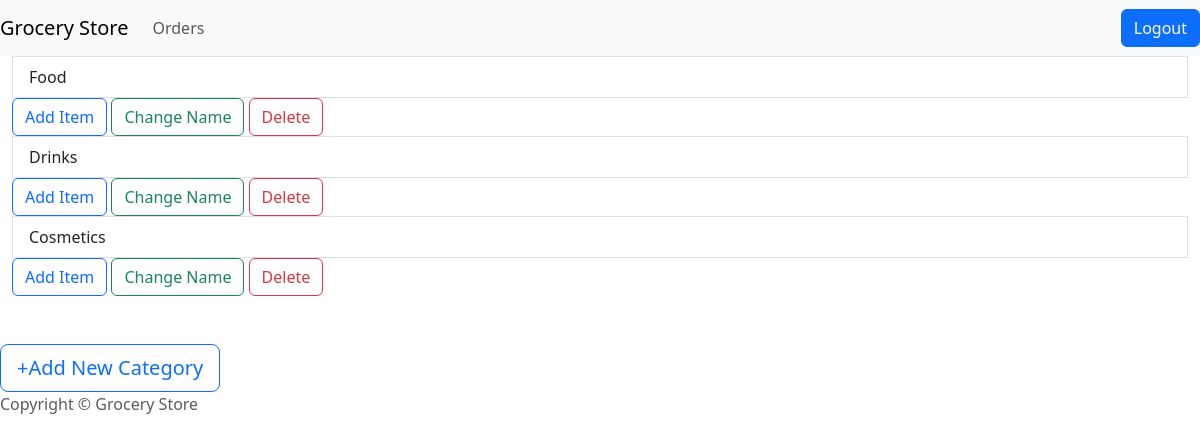
Page /aview (signed in) on the earlier database version.
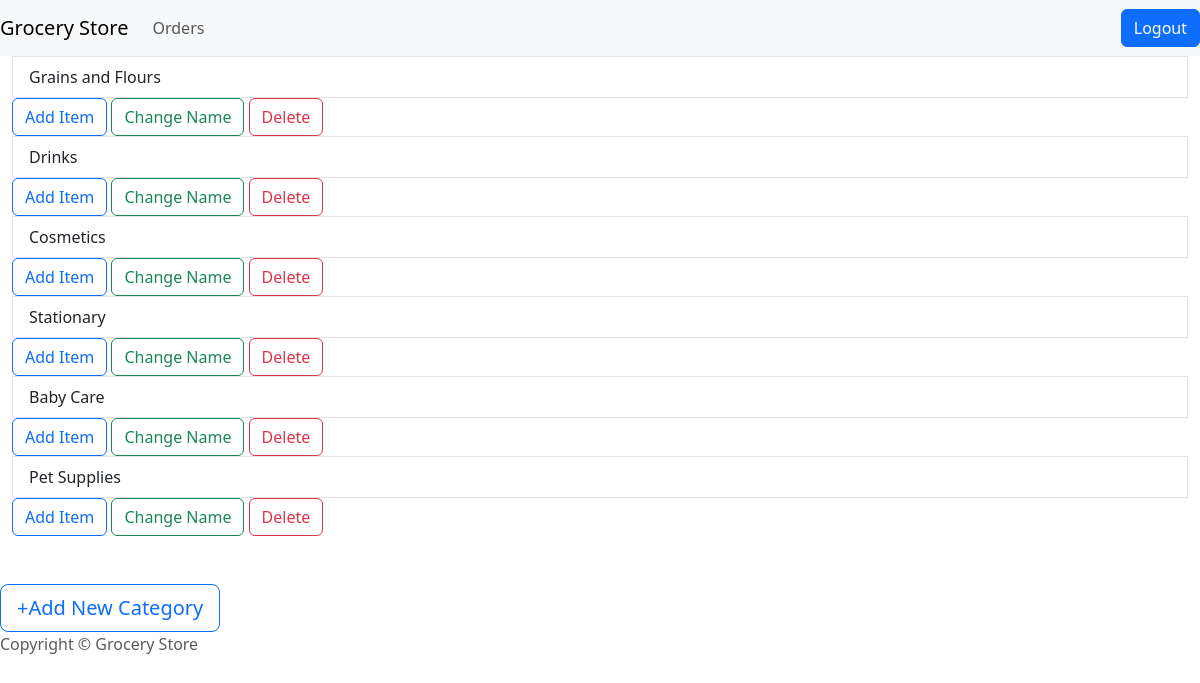
Same page on the later database version.
### dbmodel.py (models this page shows)
class Category(db.Model):
    cid = db.Column(db.Integer, primary_key=True, nullable=False)
    name = db.Column(db.String(30), nullable=False)
    pro= db.relationship('Product', backref ="cat", cascade='all, delete-orphan')

### app.py (the view)
@app.route("/aview")
def aview():
    if ('admin' in session and session['admin'] == params['admin_user']):
        categories=Category.query.all()
        return render_template('aview.html', categories=categories)

### templates/aview.html (shortened to what this page needs)
{% extends "layout.html" %}
{% block body %}
<div class="list-group">
    {% if categories|length<=0 %}
        <p>No categories found</p>
    {%else%}
    {% for category in categories %}
        <div class="container-fluid">
            <a href="/aview/{{category.cid}}" class="list-group-item list-group-item-action">{{category.name}}</a>
            <a href="/additem/{{category.cid}}"><button type="button" class="btn btn-outline-primary">Add Item</button></a>
            <a href="/changecname/{{category.cid}}"><button type="button" class="btn btn-outline-success">Change Name</button></a>
            <a href="/deletecat/{{category.cid}}"><button type="button" class="btn btn-outline-danger" onclick="confirmDelete(event, this,'{{category.name}}','{{category.cid}}')">Delete</button></a>
        </div>
    {% endfor %}
    {% endif %}
</div>
<br><br>
<a href="/addcat"><button type="button" class="btn btn-outline-primary btn-lg">+Add New Category</button></a>
{% endblock %}

Differences in the rows shown:
changed Category: name "Food" → "Grains and Flours"
added Category: name "Stationary"
added Category: name "Baby Care"
added Category: name "Pet Supplies"
